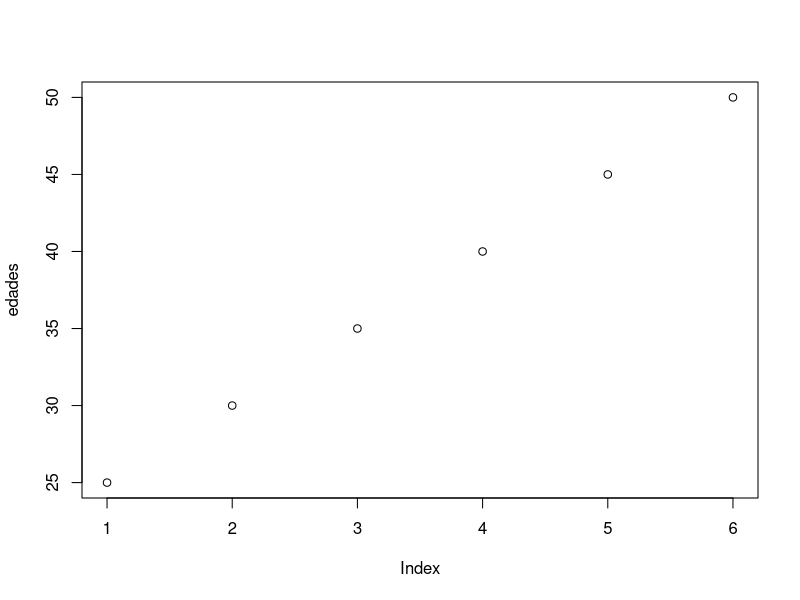

R code for this plot:
# Mi primera practica en R

edades <- c(25, 30, 35, 40, 45, 50)

mean(edades)

max(edades)

min(edades)

plot(edades)

median(edades)
